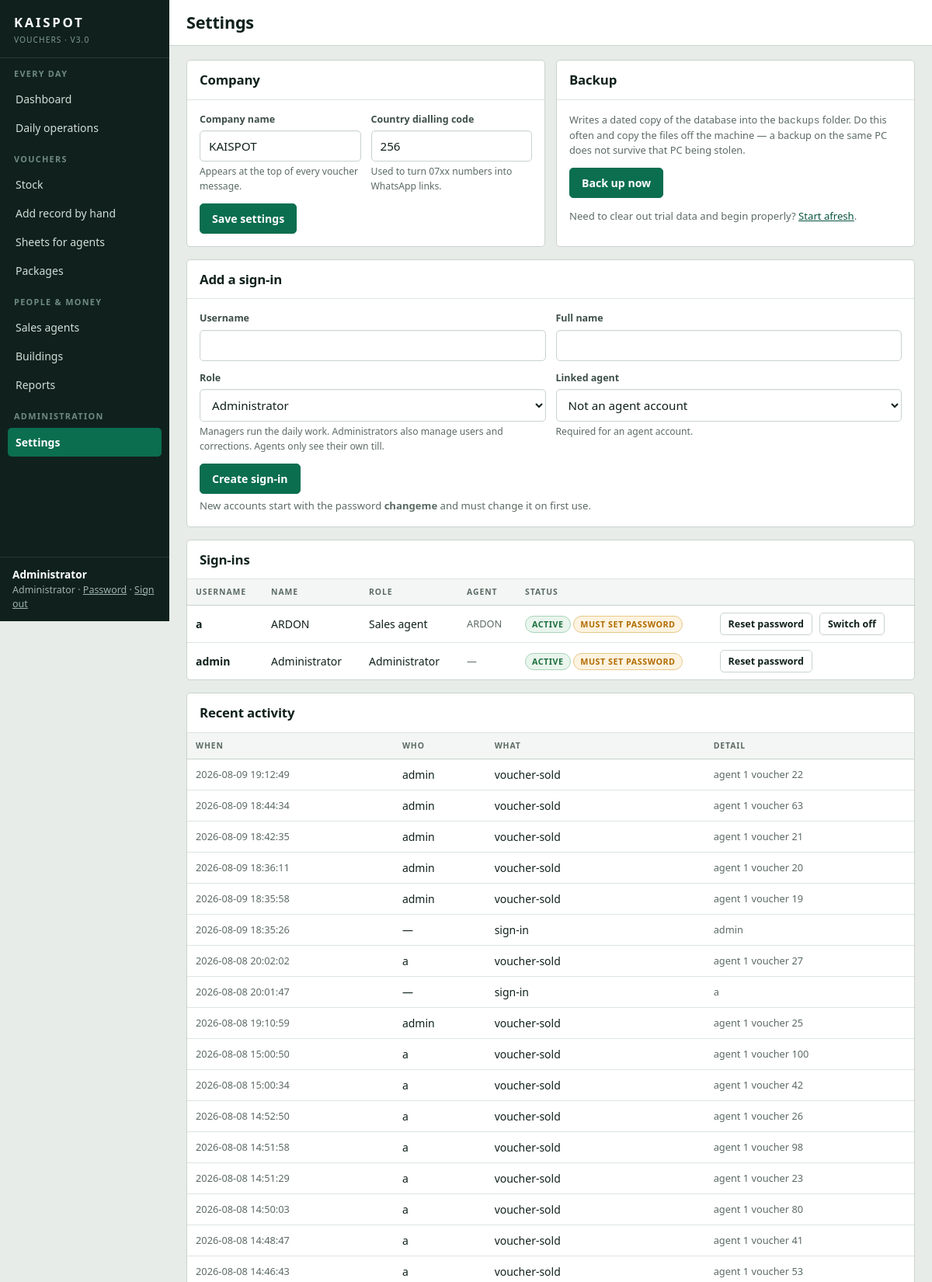
Screenshot of /settings/ (signed in, upper part) with the database file from the repository.
### tables this page shows
CREATE TABLE users (
    id            INTEGER PRIMARY KEY AUTOINCREMENT,
    username      TEXT    NOT NULL UNIQUE COLLATE NOCASE,
    password_hash TEXT    NOT NULL,
    full_name     TEXT    NOT NULL DEFAULT '',
    role          TEXT    NOT NULL DEFAULT 'agent',   -- admin | manager | agent
    agent_id      INTEGER REFERENCES agents(id) ON DELETE CASCADE,
    active        INTEGER NOT NULL DEFAULT 1,
    must_change   INTEGER NOT NULL DEFAULT 0,
    created_at    TEXT    NOT NULL DEFAULT (datetime('now'))
);

CREATE TABLE settings (
    key   TEXT PRIMARY KEY,
    value TEXT NOT NULL
);

CREATE TABLE agents (
    id              INTEGER PRIMARY KEY AUTOINCREMENT,
    code            TEXT    NOT NULL UNIQUE COLLATE NOCASE,
    name            TEXT    NOT NULL,
    phone           TEXT    NOT NULL DEFAULT '',
    station         TEXT    NOT NULL DEFAULT '',
    nin             TEXT    NOT NULL DEFAULT '',
    next_of_kin     TEXT    NOT NULL DEFAULT '',
    commission_rate INTEGER NOT NULL DEFAULT 1000,  -- basis points, 1000 = 10%
    monthly_target  INTEGER NOT NULL DEFAULT 0,
    daily_target    INTEGER NOT NULL DEFAULT 0,
    credit_limit    INTEGER NOT NULL DEFAULT 0,     -- 0 = no ceiling on debt
    notes           TEXT    NOT NULL DEFAULT '',
    joined_on       TEXT    NOT NULL DEFAULT (date('now')),
    active          INTEGER NOT NULL DEFAULT 1,
    created_at      TEXT    NOT NULL DEFAULT (datetime('now'))
, building_id INTEGER REFERENCES buildings(id) ON DELETE SET NULL);

CREATE TABLE audit_log (
    id         INTEGER PRIMARY KEY AUTOINCREMENT,
    user_id    INTEGER REFERENCES users(id),
    action     TEXT    NOT NULL,
    detail     TEXT    NOT NULL DEFAULT '',
    created_at TEXT    NOT NULL DEFAULT (datetime('now'))
);

### backend/routes/settings.py (the view)
@bp.route("/")
@auth.admin_only
def index():
    return render_template(
        "pages/settings.html",
        users=rows("SELECT u.*, a.name AS agent_name FROM users u "
                   "LEFT JOIN agents a ON a.id = u.agent_id ORDER BY u.username"),
        agents=agent_service.all_agents(),
        company=db.setting("company_name", "KAISPOT"),
        country=db.setting("country_code", "256"),
        roles=auth.ROLES,
        audit=rows("SELECT a.*, u.username FROM audit_log a "
                   "LEFT JOIN users u ON u.id = a.user_id "
                   "ORDER BY a.id DESC LIMIT 50"))

### backend/auth.py (called while the page is built)
def current_user():
    if "user" in g:
        return g.user
    user_id = session.get("user_id")
    g.user = None
    if user_id:
        g.user = one("SELECT * FROM users WHERE id = ? AND active = 1", (user_id,))
        if g.user is None:
            session.clear()
    return g.user

def admin_only(view: Callable) -> Callable:
    @functools.wraps(view)
    def wrapped(*args, **kwargs):
        user = current_user()
        if user is None:
            return redirect(url_for("auth.sign_in"))
        if user["role"] != "admin":
            flash("Only an administrator can do that.", "error")
            return redirect(home_for(user))
        return view(*args, **kwargs)
    return wrapped

### backend/db.py (called while the page is built)
def connect() -> sqlite3.Connection:
    DATA_DIR.mkdir(parents=True, exist_ok=True)
    conn = sqlite3.connect(DB_PATH, timeout=15, isolation_level=None)
    conn.row_factory = sqlite3.Row
    conn.execute("PRAGMA journal_mode = WAL")
    conn.execute("PRAGMA foreign_keys = ON")
    conn.execute("PRAGMA busy_timeout = 15000")
    conn.execute("PRAGMA synchronous = NORMAL")
    return conn

def get_db() -> sqlite3.Connection:
    if "db" not in g:
        g.db = connect()
    return g.db

def query(sql: str, params: tuple | dict = ()) -> list[sqlite3.Row]:
    return get_db().execute(sql, params).fetchall()

def rows(sql: str, params: tuple | dict = ()) -> list[dict]:
    return [dict(r) for r in query(sql, params)]

def one(sql: str, params: tuple | dict = ()) -> sqlite3.Row | None:
    return get_db().execute(sql, params).fetchone()

def setting(key: str, default: str = "") -> str:
    row = one("SELECT value FROM settings WHERE key = ?", (key,))
    return row["value"] if row else default

### backend/services/agents.py (called while the page is built)
def all_agents(include_inactive: bool = False) -> list[dict]:
    sql = ("SELECT a.*, b.name AS building, b.area AS building_area "
           "FROM agents a LEFT JOIN buildings b ON b.id = a.building_id")
    if not include_inactive:
        sql += " WHERE a.active = 1"
    return rows(sql + " ORDER BY a.name")

### frontend/templates/pages/settings.html (shortened to what this page needs)
{% extends "base.html" %}
{% block title %}Settings{% endblock %}
{% block content %}
<div class="grid two">
  <div class="card">
    <h2>Company</h2>
    <div class="card-body">
      <form method="post" action="{{ url_for('settings.company') }}">
        <div class="field-row">
          <div class="field"><label for="company_name">Company name</label>
            <input type="text" id="company_name" name="company_name" value="{{ company }}">
            <div class="hint">Appears at the top of every voucher message.</div></div>
          <div class="field"><label for="country_code">Country dialling code</label>
            <input type="text" id="country_code" name="country_code" value="{{ country }}">
            <div class="hint">Used to turn 07xx numbers into WhatsApp links.</div></div>
        </div>
        <button type="submit" class="btn">Save settings</button>
      </form>
    </div>
  </div>
  <div class="card">
    <h2>Backup</h2>
    <div class="card-body">
      <p class="muted small" style="margin-top:0">
        Writes a dated copy of the database into the <code>backups</code>
        folder. Do this often and copy the files off the machine &mdash; a
        backup on the same PC does not survive that PC being stolen.
      </p>
      <form method="post" action="{{ url_for('settings.backup') }}">
        <button type="submit" class="btn">Back up now</button>
      </form>
      <p class="sheet-note" style="margin-top:14px">
        Need to clear out trial data and begin properly?
        <a href="{{ url_for('settings.reset') }}">Start afresh</a>.
      </p>
    </div>
  </div>
</div>
<div class="card">
  <h2>Add a sign-in</h2>
  <div class="card-body">
    <form method="post" action="{{ url_for('settings.new_user') }}">
      <div class="field-row">
        <div class="field"><label for="username">Username</label>
          <input type="text" id="username" name="username" autocapitalize="off" required></div>
        <div class="field"><label for="full_name">Full name</label>
          <input type="text" id="full_name" name="full_name"></div>
      </div>
      <div class="field-row">
        <div class="field"><label for="role">Role</label>
          <select id="role" name="role">
            {% for r in roles %}<option value="{{ r }}">{{ role_labels.get(r, r) }}</option>{% endfor %}
          </select>
          <div class="hint">Managers run the daily work. Administrators also
            manage users and corrections. Agents only see their own till.</div></div>
        <div class="field"><label for="agent_id">Linked agent</label>
          <select id="agent_id" name="agent_id">
            <option value="">Not an agent account</option>
          </select>
          <div class="hint">Required for an agent account.</div></div>
      </div>
      <button type="submit" class="btn">Create sign-in</button>
      <p class="sheet-note">New accounts start with the password
        <strong>changeme</strong> and must change it on first use.</p>
    </form>
  </div>
</div>
<div class="card">
  <div class="card-head"><h2>Sign-ins</h2></div>
  <div class="card-body tight">
    <div class="table-scroll">
    <table>
      <thead><tr><th>Username</th><th>Name</th><th>Role</th><th class="hide-sm">Agent</th><th>Status</th><th></th></tr></thead>
      <tbody>
      {% for row in users %}
        <tr><td><strong>{{ row.username }}</strong></td><td>{{ row.full_name }}</td>
            <td>{{ role_labels.get(row.role, row.role) }}</td>
            <td class="small muted hide-sm">{{ row.agent_name or '—' }}</td>
            <td>{% if row.active %}<span class="chip closed">Active</span>{% else %}<span class="chip none">Off</span>{% endif %}
                {% if row.must_change %}<span class="chip open">Must set password</span>{% endif %}</td>
            <td><div class="actions">
              <form method="post" action="{{ url_for('settings.reset_password', user_id=row.id) }}">
                <button type="submit" class="btn quiet small">Reset password</button></form>
              {% if row.id != user.id %}
              <form method="post" action="{{ url_for('settings.toggle_user', user_id=row.id) }}">
                <button type="submit" class="btn quiet small">{{ 'Switch off' if row.active else 'Switch on' }}</button></form>
              {% endif %}
            </div></td></tr>
      {% endfor %}
      </tbody>
    </table>
    </div>
  </div>
</div>
<div class="card">
  <div class="card-head"><h2>Recent activity</h2></div>
  <div class="card-body tight">
    {% if audit %}
    <div class="table-scroll">
    <table>
      <thead><tr><th>When</th><th>Who</th><th>What</th><th>Detail</th></tr></thead>
      <tbody>{% for row in audit %}
        <tr><td class="small muted">{{ row.created_at }}</td><td>{{ row.username or '—' }}</td>
            <td>{{ row.action }}</td><td class="small muted">{{ row.detail }}</td></tr>
      {% endfor %}</tbody>
    </table>
    </div>
    {% else %}<div class="empty"><p>Nothing recorded yet.</p></div>{% endif %}
  </div>
</div>
{% endblock %}

### frontend/templates/base.html (shortened to what this page needs)
<!DOCTYPE html>
<html lang="en">
<head>
<link rel="stylesheet" href="{{ url_for('static', filename='css/kaispot.css') }}">
</head>
<body>
{% set role = user.role if user else 'agent' %}
{% set staff = role in ('admin', 'manager') %}
<div class="shell">
  <aside class="sidebar">
    <div class="brand">
      <div class="brand-mark">KAISPOT</div>
      <div class="brand-sub">Vouchers &middot; v{{ app_version }}</div>
    </div>
    <nav class="nav">
      {% if staff %}
      <div class="nav-group">
        <div class="eyebrow">Every day</div>
        <a href="{{ url_for('dashboard.home') }}" {% if path == '/dashboard' %}class="on"{% endif %}>Dashboard</a>
        <a href="{{ url_for('daily.board') }}" {% if path.startswith('/daily') %}class="on"{% endif %}>Daily operations</a>
      </div>
      <div class="nav-group">
        <div class="eyebrow">Vouchers</div>
        <a href="{{ url_for('stock.index') }}" {% if path == '/stock/' %}class="on"{% endif %}>Stock</a>
        <a href="{{ url_for('stock.manual') }}" {% if path.startswith('/stock/manual') %}class="on"{% endif %}>Add record by hand</a>
        <a href="{{ url_for('stock.sheet_list') }}" {% if path.startswith('/stock/sheets') %}class="on"{% endif %}>Sheets for agents</a>
        <a href="{{ url_for('packages.index') }}" {% if path.startswith('/packages') %}class="on"{% endif %}>Packages</a>
      </div>
      <div class="nav-group">
        <div class="eyebrow">People &amp; money</div>
        <a href="{{ url_for('agents.index') }}" {% if path.startswith('/agents') %}class="on"{% endif %}>Sales agents</a>
        <a href="{{ url_for('buildings.index') }}" {% if path.startswith('/buildings') %}class="on"{% endif %}>Buildings</a>
        <a href="{{ url_for('reports.index') }}" {% if path.startswith('/reports') %}class="on"{% endif %}>Reports</a>
      </div>
      {% if role == 'admin' %}
      <div class="nav-group">
        <div class="eyebrow">Administration</div>
        <a href="{{ url_for('settings.index') }}" {% if path.startswith('/settings') %}class="on"{% endif %}>Settings</a>
      </div>
      {% endif %}
      {% endif %}
    </nav>
    {% if user %}
    <div class="who">
      <strong>{{ user.full_name or user.username }}</strong>
      {{ role_labels.get(user.role, user.role) }} &middot;
      <a href="{{ url_for('auth.password') }}">Password</a> &middot;
      <a href="{{ url_for('auth.sign_out') }}">Sign out</a>
    </div>
    {% endif %}
  </aside>
  <div class="main">
    <header class="topbar">
      <h1>{% block heading %}{{ self.title() }}{% endblock %}</h1>
    </header>
    <main class="content">
      {% block content %}{% endblock %}
    </main>
  </div>
</div>
</body>
</html>

### rows the page displays
users: full_name "Administrator", get "Administrator", username "admin", agent_name "—", active "ACTIVE", must_change "MUST SET PASSWORD"
settings: company_name "KAISPOT"
settings: country_code "256"
users: username "a", full_name "ARDON", get "Sales agent", name "ARDON", shows "ACTIVE", must_change "MUST SET PASSWORD", active "Switch off"
audit_log: created_at "2026-08-09 19:12:49", username "admin", action "voucher-sold", detail "agent 1 voucher 22"
audit_log: created_at "2026-08-09 18:44:34", username "admin", action "voucher-sold", detail "agent 1 voucher 63"
audit_log: created_at "2026-08-09 18:42:35", username "admin", action "voucher-sold", detail "agent 1 voucher 21"
audit_log: created_at "2026-08-09 18:36:11", username "admin", action "voucher-sold", detail "agent 1 voucher 20"
audit_log: created_at "2026-08-09 18:35:58", username "admin", action "voucher-sold", detail "agent 1 voucher 19"
audit_log: created_at "2026-08-09 18:35:26", username "—", action "sign-in", detail "admin"
audit_log: created_at "2026-08-08 20:02:02", username "a", action "voucher-sold", detail "agent 1 voucher 27"
audit_log: created_at "2026-08-08 20:01:47", username "—", action "sign-in", detail "a"
audit_log: created_at "2026-08-08 19:10:59", username "admin", action "voucher-sold", detail "agent 1 voucher 25"
audit_log: created_at "2026-08-08 15:00:50", username "a", action "voucher-sold", detail "agent 1 voucher 100"
audit_log: created_at "2026-08-08 15:00:34", username "a", action "voucher-sold", detail "agent 1 voucher 42"
audit_log: created_at "2026-08-08 14:52:50", username "a", action "voucher-sold", detail "agent 1 voucher 26"
audit_log: created_at "2026-08-08 14:51:58", username "a", action "voucher-sold", detail "agent 1 voucher 98"
audit_log: created_at "2026-08-08 14:51:29", username "a", action "voucher-sold", detail "agent 1 voucher 23"
audit_log: created_at "2026-08-08 14:50:03", username "a", action "voucher-sold", detail "agent 1 voucher 80"
audit_log: created_at "2026-08-08 14:48:47", username "a", action "voucher-sold", detail "agent 1 voucher 41"
audit_log: created_at "2026-08-08 14:46:43", username "a", action "voucher-sold", detail "agent 1 voucher 53"

### other values shown
{{ app_version }} "3.0"
form field role "Administrator"
